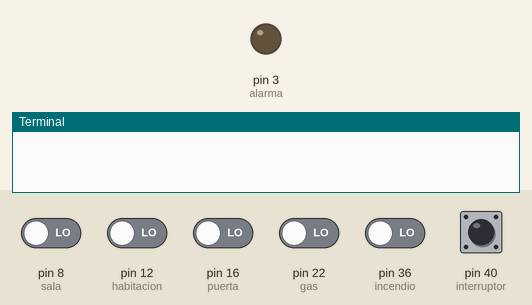
This program was run on a simulated Raspberry Pi (header pin numbers). Shown: output pins drawn as LEDs (lit = HIGH), the last lines printed to the terminal. The test bench sets the inputs (shaded band); at power-on: pin 8 (sala), pin 12 (habitacion), pin 16 (puerta), pin 22 (gas), pin 36 (incendio), pin 40 (interruptor) LOW. The clock reads 2024-03-15 10:24:30 at power-on unless the program sets it; sending an e-mail succeeds after 1 s.

Above: at 1.2 s.
1.3 s: pin 40 (interruptor) pulled HIGH for 1.2 s
6.6 s: pin 8 (sala) driven HIGH and pin 40 (interruptor) driven HIGH
At 11.2 s:
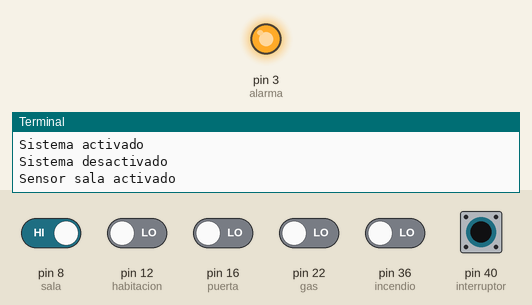
Timing chart, 0 to 16.7 s (numbered marks = the images above; inputs shaded):
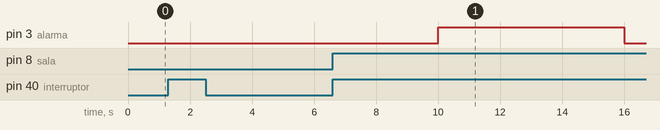

The program:

main.py
```python
import RPi.GPIO as GPIO
from modulos.sala import sensorSala
from modulos.habitacion import sensorHabitacion
from modulos.puerta import sensorPuerta
from modulos.gas import sensorGas
from modulos.incendio import sensorIncendio
from modulos.Gmail import warning
import time


# Configuración de pines
# sensores = [8, 12, 16, 22, 36]  # Pines GPIO para configurar los sensores: ventana sala, ventana habitación, puerta principal y salida, sensor de gas, incendio
alarma = 3  # Pin GPIO para configurar alarma como salida
interruptor = 40  # Pin GPIO para el interruptor para encender y apagar el sistema
mess = ""
estado_previo = 0
estado_actual = 0

GPIO.setwarnings(False)
GPIO.setmode(GPIO.BOARD)

# Configuración de la biblioteca RPi.GPIO
#GPIO.setup(sensores, GPIO.IN)
GPIO.setup(alarma, GPIO.OUT)
GPIO.setup(interruptor, GPIO.IN)

while True:
    # Leer el estado de la interrupción
    mess = ""
    estado_previo = estado_actual

    estado_interruptor = GPIO.input(interruptor)

    if estado_interruptor == GPIO.HIGH:
        estado_actual = 1

        #print("Sistema activado")

        s_sala = sensorSala()
        s_habitacion = sensorHabitacion()
        s_puerta = sensorPuerta()
        s_gas  = sensorGas()
        s_incendio = sensorIncendio()

        if s_sala == GPIO.HIGH:
            print ("Sensor sala activado")
            #GPIO.output(alarma, GPIO.HIGH)
            mess = f"{mess} sala,"
            #warning(mess)
            #time.sleep(3)
            #GPIO.output(alarma, GPIO.LOW)

        if s_habitacion == GPIO.HIGH:
            print ("Sensor habitación activado")
            #GPIO.output(alarma, GPIO.HIGH)
            mess = f"{mess} habitación,"
            #warning(mess)
            #time.sleep(3)
            #GPIO.output(alarma, GPIO.LOW)

        if s_puerta == GPIO.HIGH:
            print ("Sensor puerta activado")
            #GPIO.output(alarma, GPIO.HIGH)
            mess = f"{mess} puerta,"
            #warning(mess)
            #time.sleep(3)
            #GPIO.output(alarma, GPIO.LOW)

        if s_gas == GPIO.HIGH:
            print ("Sensor gas activado")
            #GPIO.output(alarma, GPIO.HIGH)
            mess = f"{mess} gas,"
            #warning(mess)
            #time.sleep(3)
            #GPIO.output(alarma, GPIO.LOW)

        if s_incendio == GPIO.HIGH:
            print ("Sensor incendio activado")
            #GPIO.output(alarma, GPIO.HIGH)
            mess = f"{mess} incendio,"
            #warning(mess)
            #time.sleep(3)
            #GPIO.output(alarma, GPIO.LOW)

        if mess: # Si mess tiene algún mensaje (hay algún sensor activo)
            GPIO.output(alarma, GPIO.HIGH)
            mess = f"Sensor(es) {mess} activado(s) - Alarma"
            warning(mess)
            time.sleep(3)
            GPIO.output(alarma, GPIO.LOW)


        else:
            GPIO.output(alarma, GPIO.LOW)

    else:
        #print("Sistema desactivado")
        estado_actual = 0
        mess = ""

    if estado_actual != estado_previo:
        if estado_actual == 1:
            print("Sistema activado")
            mess = "Sistema de seguridad activado"
            warning(mess)
        else:
            print("Sistema desactivado")
            mess = "Sistema de seguridad desactivado"
            warning(mess)

    time.sleep(1)
```

sala.py
```python
import RPi.GPIO as GPIO
import time

# Configuración de pines
sala = 8  # Pin GPIO para configurar el sensor ventana sala

GPIO.setwarnings(False)
GPIO.setmode(GPIO.BOARD)

# Configuración de la biblioteca RPi.GPIO
GPIO.setup(sala, GPIO.IN)

def sensorSala():
    estado_sensor = GPIO.input(sala)
    return estado_sensor
```

habitacion.py
```python
import RPi.GPIO as GPIO
import time

# Configuración de pines
habitacion = 12  # Pin GPIO para configurar el sensor habitacion

GPIO.setwarnings(False)
GPIO.setmode(GPIO.BOARD)

# Configuración de la biblioteca RPi.GPIO
GPIO.setup(habitacion, GPIO.IN)

def sensorHabitacion():
    estado_sensor = GPIO.input(habitacion)
    return estado_sensor
```

puerta.py
```python
import RPi.GPIO as GPIO
import time

# Configuración de pines
puerta = 16  # Pin GPIO para configurar el sensor puerta sala

GPIO.setwarnings(False)
GPIO.setmode(GPIO.BOARD)

# Configuración de la biblioteca RPi.GPIO
GPIO.setup(puerta, GPIO.IN)

def sensorPuerta():
    estado_sensor = GPIO.input(puerta)
    return estado_sensor
```

gas.py
```python
import RPi.GPIO as GPIO
import time

# Configuración de pines
gas = 22  # Pin GPIO para configurar el sensor habitacion

GPIO.setwarnings(False)
GPIO.setmode(GPIO.BOARD)

# Configuración de la biblioteca RPi.GPIO
GPIO.setup(gas, GPIO.IN)

def sensorGas():
    estado_sensor_gas = GPIO.input(gas)
    return estado_sensor_gas
```

incendio.py
```python
import RPi.GPIO as GPIO
import time

# Configuración de pines
incendio = 36  # Pin GPIO para configurar el sensor habitacion

GPIO.setwarnings(False)
GPIO.setmode(GPIO.BOARD)

# Configuración de la biblioteca RPi.GPIO
GPIO.setup(incendio, GPIO.IN)

def sensorIncendio():
    estado_sensor_incendio = GPIO.input(incendio)
    return estado_sensor_incendio
```

Gmail.py
```python
from email.message import EmailMessage
import smtplib
from datetime import datetime

lcFecha = datetime.now().strftime('%Y-%m-%d')
lcNombreArchivo = "/var/www/html/Fecha"+lcFecha+".csv"
lcNombreSolo = "Fecha"+lcFecha+".csv"

remitente = "saw79989@gmail.com"
destinatarios = ["milton.millan@correounivalle.edu.co", "hernandez.bryan@correounivalle.edu.co", "emmanuel.caipe@correounivalle.edu.co"]

mensaje = "Sensor activado"

def warning(mess):
    for destinatario in destinatarios:
        mensaje = mess
        email = EmailMessage()
        email["From"] = remitente
        email["To"] = destinatario
        email["Subject"] = "Alarma Raspberry:"
        email.set_content(mensaje)
        smtp = smtplib.SMTP_SSL("smtp.gmail.com")
        smtp.login(remitente, "pexb kpdq wnbu rayr")

        smtp.sendmail(remitente, destinatario, email.as_string())

        smtp.quit()
```

Measured:
- after the input at 6.6 s, pin 3 (alarma): LOW → HIGH after 3.4 s, → LOW 6.0 s later
